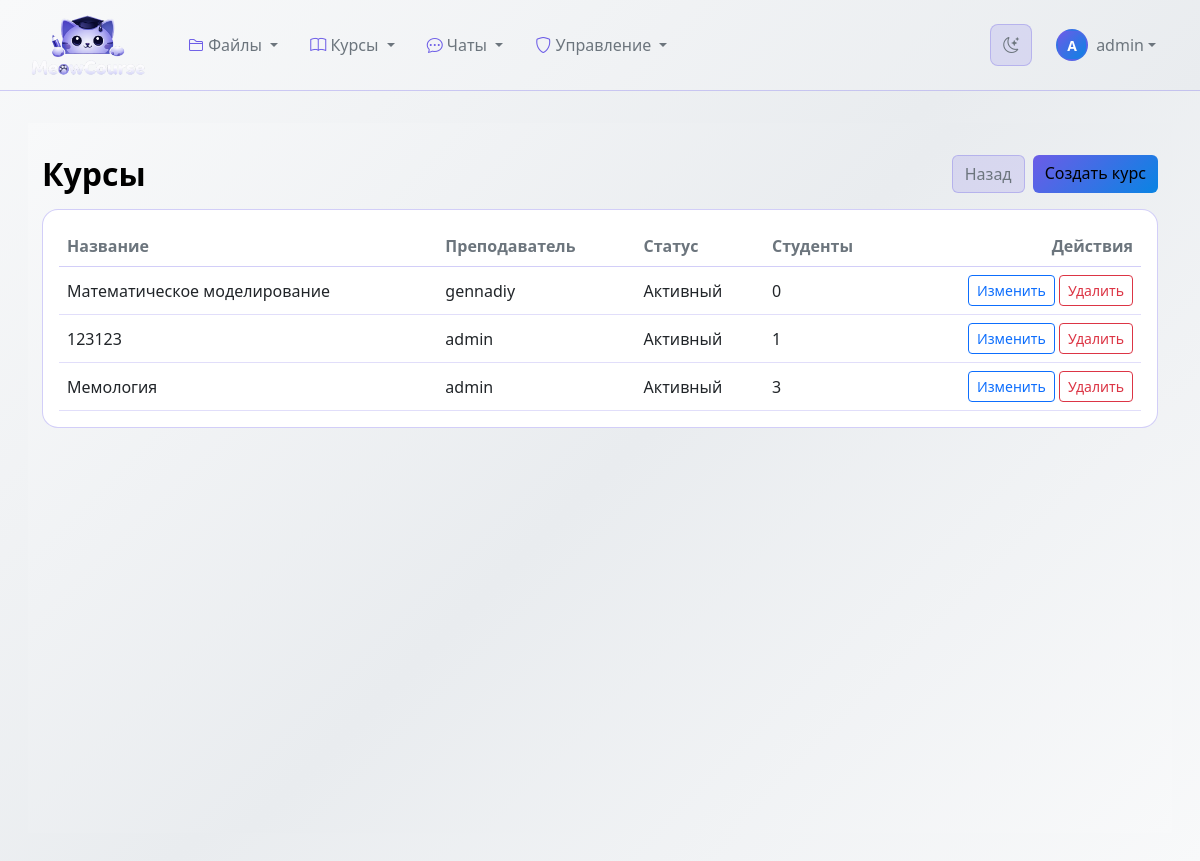
Page /management/courses/ (signed in) on the committed database.
### classroom_core/models.py (models this page shows, shortened)
class Course(models.Model):
    STATUS_CHOICES = [
       ('draft', 'Черновик'),
       ('active', 'Активный'),
       ('archived', 'Архивирован'),
       ('completed', 'Завершён'),
    ]
    title = models.CharField(max_length=255)
    description = models.TextField()
    short_description = models.CharField(max_length=200, blank=True)
    code = models.CharField(max_length=20, unique=True, blank=True)
    instructor = models.ForeignKey(
        User,
        on_delete=models.CASCADE,
        related_name='courses_created'
    )
    teaching_assistants = models.ManyToManyField(
        User,
        blank=True,
        related_name='courses_assisting'
    )
    students = models.ManyToManyField(
        User,
        blank=True,
        related_name='courses_enrolled'
    )
    student_groups = models.ManyToManyField(
        StudentGroup,
        blank=True,
        related_name='courses_enrolled',
        help_text='Группы студентов, зачисленные на курс'
    )
    status = models.CharField(
        max_length=20,
        choices=STATUS_CHOICES,
        default='draft'
    )
    start_date = models.DateField(null=True, blank=True)
    end_date = models.DateField(null=True, blank=True)
    created_at = models.DateTimeField(auto_now_add=True)
    updated_at = models.DateTimeField(auto_now=True)
    cover_image = models.ImageField(
        upload_to='course_covers/',
        null=True,
        blank=True
    )
    color = models.CharField(max_length=7, default='#3498db')
    is_public = models.BooleanField(default=False)
    allow_self_enrollment = models.BooleanField(default=True)
    max_students = models.IntegerField(null=True, blank=True)
    class_days = models.CharField(max_length=100, blank=True)
    class_time = models.CharField(max_length=100, blank=True)
    class Meta:
        ordering = ['-created_at']
        verbose_name = 'Курс'
        verbose_name_plural = 'Курсы'

### classroom_core/views.py (the view)
# urls.py: path('management/courses/', views.custom_admin_courses, name='custom_admin_courses'),
@login_required
def custom_admin_courses(request):
    if not _can_access_management(request.user):
        raise PermissionDenied
    if _is_super_management(request.user):
        courses = Course.objects.select_related("instructor").all().order_by("-created_at")
    else:
        courses = Course.objects.select_related("instructor").filter(
            Q(instructor=request.user) | Q(teaching_assistants=request.user)
        ).distinct().order_by("-created_at")
    return render(request, "classroom_core/admin_courses.html", {"courses": courses, "is_super_management": _is_super_management(request.user)})

### classroom_core/models.py (called while the page is built)
    def is_teacher(self):
        return self.role == 'teacher'

    def is_staff(self):
        return self.role == 'staff'

### classroom_core/views.py (called while the page is built)
def _can_access_management(user):
    if not hasattr(user, "profile"):
        return user.is_superuser
    return user.is_superuser or user.profile.is_admin() or user.profile.is_staff() or user.profile.is_teacher()

def _is_super_management(user):
    if not hasattr(user, "profile"):
        return user.is_superuser
    return user.is_superuser or user.profile.is_admin() or user.profile.is_staff()

### templates/classroom_core/admin_courses.html (shortened to what this page needs)
{% extends "base.html" %}
{% block content %}
<div class="mgmt-page">
<div class="container py-2">
    <div class="d-flex justify-content-between align-items-center mb-3">
        <h2 class="mb-0 mgmt-title">Курсы</h2>
        <div class="d-flex gap-2">
            <a class="btn btn-soft" href="{% url 'classroom_core:core_admin_index' %}">Назад</a>
            <a class="btn btn-main" href="{% url 'classroom_core:custom_admin_course_create' %}">Создать курс</a>
        </div>
    </div>
    <div class="table-responsive mgmt-card p-3">
        <table class="table mgmt-table align-middle mb-0">
            <thead>
                <tr>
                    <th>Название</th>
                    <th>Преподаватель</th>
                    <th>Статус</th>
                    <th>Студенты</th>
                    <th class="text-end">Действия</th>
                </tr>
            </thead>
            <tbody>
                {% for course in courses %}
                <tr>
                    <td>{{ course.title }}</td>
                    <td>{{ course.instructor.username }}</td>
                    <td>{{ course.get_status_display }}</td>
                    <td>{{ course.students.count }}</td>
                    <td class="text-end">
                        <a class="btn btn-sm btn-outline-primary" href="{% url 'classroom_core:custom_admin_course_edit' course.id %}">Изменить</a>
                        <form method="post" action="{% url 'classroom_core:custom_admin_course_delete' course.id %}" class="d-inline">
                            <button class="btn btn-sm btn-outline-danger" onclick="return confirm('Удалить курс?')">Удалить</button>
                        </form>
                    </td>
                </tr>
                {% empty %}
                <tr><td colspan="5" class="text-center text-muted">Курсы не найдены</td></tr>
                {% endfor %}
            </tbody>
        </table>
    </div>
</div>
</div>
{% endblock %}

### templates/base.html (shortened to what this page needs)
{% load static %}
<!DOCTYPE html>
<html lang="ru">
<head>
    <link href="https://cdn.jsdelivr.net/npm/bootstrap@5.3.0/dist/css/bootstrap.min.css" rel="stylesheet">
    <link rel="stylesheet" href="https://cdn.jsdelivr.net/npm/bootstrap-icons@1.10.0/font/bootstrap-icons.css">
    <link id="theme-stylesheet" rel="stylesheet" href="{% static 'css/themes/light.css' %}" data-light-href="{% static 'css/themes/light.css' %}" data-dark-href="{% static 'css/themes/dark.css' %}">
</head>
<body>
    <nav class="navbar navbar-expand-lg navbar">
        <div class="container-fluid">
            <a class="navbar-brand d-flex align-items-center" href="{% url 'classroom_core:course_list' %}">
                <img src="{% static 'images/logo.png' %}"
                    alt="MeowCourse"
                    class="me-2"
                    style="width: 120px; height: auto; max-height: 64px; object-fit: contain;">
            </a>
            <div class="collapse navbar-collapse" id="navbarNav">
                <ul class="navbar-nav me-auto">
                    <li class="nav-item dropdown">
                        <a class="nav-link dropdown-toggle" href="#" role="button" data-bs-toggle="dropdown">
                            <i class="bi bi-folder2"></i> Файлы
                        </a>
                    </li>
                    <li class="nav-item dropdown">
                        <a class="nav-link dropdown-toggle" href="#" role="button" data-bs-toggle="dropdown">
                            <i class="bi bi-book"></i> Курсы
                        </a>
                    </li>
                    <li class="nav-item dropdown">
                        <a class="nav-link dropdown-toggle" href="#" role="button" data-bs-toggle="dropdown">
                            <i class="bi bi-chat-dots"></i> Чаты
                        </a>
                    </li>
                    {% if user.is_authenticated %}
                    {% if user.is_superuser or user.is_staff or user.profile.role == 'admin' %}
                    <li class="nav-item dropdown">
                        <a class="nav-link dropdown-toggle" href="#" role="button" data-bs-toggle="dropdown">
                            <i class="bi bi-shield"></i> Управление
                        </a>
                    </li>
                    {% endif %}
                    {% endif %}
                </ul>
                <div class="d-flex align-items-center gap-2">
                    <button id="theme-toggle" class="theme-toggle-btn" type="button" aria-label="Переключить тему">
                        <i class="bi bi-moon-stars"></i>
                    </button>
                    {% if user.is_authenticated %}
                    <div class="dropdown">
                        <a class="nav-link dropdown-toggle d-flex align-items-center" href="#" role="button" data-bs-toggle="dropdown">
                            <div class="user-avatar rounded-circle d-flex align-items-center justify-content-center" style="width: 32px; height: 32px; font-size: 0.875rem;">
                                {{ user.username|slice:":1"|upper }}
                            </div>
                            <span class="ms-2 d-none d-md-inline username-text">{{ user.username }}</span>
                        </a>
                    </div>
                    {% else %}
                    <a class="nav-link" href="{% url 'classroom_core:login' %}">
                        <i class="bi bi-box-arrow-in-right me-1"></i> Войти
                    </a>
                    {% endif %}
                </div>
            </div>
        </div>
    </nav>
    <div class="main-content">
        <div class="container-fluid">
            {% block content %}{% endblock %}
        </div>
    </div>
</body>
</html>

### static/css/themes/light.css (style rules this page uses)
:root { --bg-page-start: #f8f9fa; --bg-page-end: #e9ecef; --bg-page-gradient: linear-gradient(135deg, var(--bg-page-start) 0%, var(--bg-page-end) 50%, var(--bg-page-start) 100%); --bg-card: #ffffff; --bg-card-hover: #f8f9fa; --bg-item: #f1f3f5; --bg-item-hover: #e9ecef; --bg-input: #ffffff; --bg-overlay-10: rgba(108, 92, 231, 0.1); --bg-overlay-15: rgba(108, 92, 231, 0.15); --bg-overlay-20: rgba(108, 92, 231, 0.2); --bg-overlay-25: rgba(108, 92, 231, 0.25); --bg-overlay-30: rgba(108, 92, 231, 0.3); --text-white: #000000; --text-main: #212529; --text-secondary: #495057; --text-muted: #6c757d; --text-disabled: #adb5bd; --accent-primary: #6c5ce7; --accent-secondary: #0984e3; --accent-gradient: linear-gradient(135deg, var(--accent-primary), var(--accent-secondary)); --accent-glow: rgba(108, 92, 231, 0.15); --accent-glow-strong: rgba(108, 92, 231, 0.25); --accent-shadow: 0 5px 15px var(--accent-glow); --accent-shadow-hover: 0 8px 25px var(--accent-glow-strong); --border-accent: rgba(108, 92, 231, 0.2); --border-accent-hover: rgba(108, 92, 231, 0.4); --border-accent-light: rgba(108, 92, 231, 0.15); --status-warning: #f39c12; --status-warning-bg: rgba(243, 156, 18, 0.15); --status-warning-bg-light: rgba(243, 156, 18, 0.05); --status-warning-border: rgba(243, 156, 18, 0.3); --status-warning-shadow: 0 10px 30px rgba(243, 156, 18, 0.1); --status-warning-gradient: linear-gradient(135deg, rgba(243, 156, 18, 0.15), rgba(243, 156, 18, 0.05)); --status-info: #0984e3; --status-info-bg: rgba(9, 132, 227, 0.15); --status-info-bg-light: rgba(9, 132, 227, 0.05); --status-info-border: rgba(9, 132, 227, 0.3); --status-info-shadow: 0 10px 30px rgba(9, 132, 227, 0.1); --status-info-gradient: linear-gradient(135deg, rgba(9, 132, 227, 0.15), rgba(9, 132, 227, 0.05)); --status-assignment: #6c5ce7; --status-assignment-bg: rgba(108, 92, 231, 0.15); --status-assignment-bg-light: rgba(108, 92, 231, 0.05); --status-assignment-border: rgba(108, 92, 231, 0.3); --status-assignment-shadow: 0 10px 30px rgba(108, 92, 231, 0.1); --status-assignment-gradient: linear-gradient(135deg, rgba(108, 92, 231, 0.15), rgba(108, 92, 231, 0.05)); --status-success: #00b894; --status-success-bg: rgba(0, 184, 148, 0.15); --status-success-bg-light: rgba(0, 184, 148, 0.05); --status-success-border: rgba(0, 184, 148, 0.3); --status-success-shadow: 0 10px 30px rgba(0, 184, 148, 0.1); --status-success-gradient: linear-gradient(135deg, rgba(0, 184, 148, 0.15), rgba(0, 184, 148, 0.05)); --status-danger: #d63031; --status-danger-light: #ff6b6b; --status-danger-bg: rgba(214, 48, 49, 0.15); --status-danger-border: rgba(214, 48, 49, 0.3); --status-danger-gradient: linear-gradient(135deg, var(--status-danger), var(--status-danger-light)); --gradient-avatar: linear-gradient(135deg, var(--accent-primary), var(--accent-secondary)); --gradient-progress: linear-gradient(90deg, var(--accent-primary), var(--accent-secondary)); --text-glow: 0 0 10px rgba(108, 92, 231, 0.15); --text-glow-danger: 0 0 10px rgba(214, 48, 49, 0.2); --shadow-card: 0 4px 20px rgba(0, 0, 0, 0.06); --shadow-card-hover: 0 8px 30px rgba(0, 0, 0, 0.1); --shadow-item: 0 2px 10px rgba(0, 0, 0, 0.04); --shimmer-overlay: linear-gradient(90deg, transparent, rgba(255, 255, 255, 0.5), transparent); --card-base: var(--bg-card) var(--border-accent) var(--shadow-card); --item-base: var(--bg-item) var(--border-accent-light); --badge-base: var(--bg-overlay-20) var(--text-secondary) var(--border-accent); --header-gradient-default: var(--status-assignment-gradient); --header-gradient-announcements: var(--status-warning-gradient); --header-gradient-sections: var(--status-info-gradient); --header-gradient-assignments: var(--status-assignment-gradient); --header-gradient-submissions: var(--status-success-gradient); }

### rows in the picture
Course: title "Математическое моделирование", instructor.username "gennadiy", status "Активный", students.count "0"
Course: title "123123", instructor.username "admin", status "Активный", students.count "1"
Course: title "Мемология", instructor.username "admin", status "Активный", students.count "3"

### other values in the picture
{{ user.username|slice:":1"|upper }} "A"
{{ user.username }} "admin"
